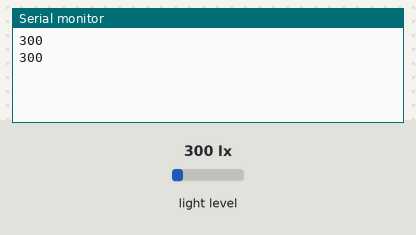
The sketch below on a simulated Arduino Uno, built with avr-gcc and run on an emulated ATmega328P. Shown: the last lines printed to the serial monitor. Wiring (inferred from the names in the program): BH1750 light sensor at I2C address 0x23. The inputs (shaded band) are chosen by the test bench; at power-on: light level 300 lx.

Above: at 2.9 s.
3.0 s: light level set to 40 lx
At 4.2 s:
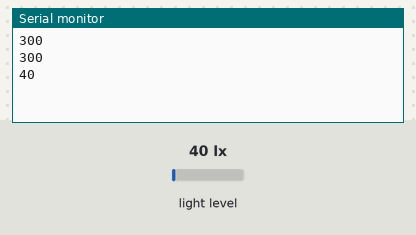
4.7 s: light level set to 500 lx
At 6.5 s:
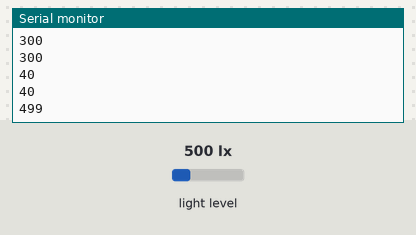
Timing chart, 0 to 8.0 s (numbered marks = the images above; inputs shaded):
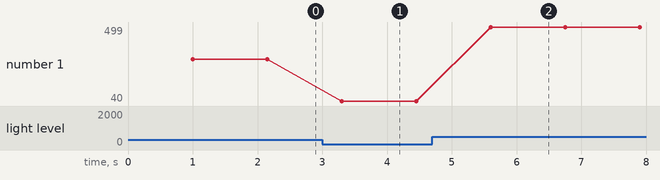

The sketch:

GY30.ino
```cpp
#include <Wire.h> //IIC库
#include <math.h>

int BH1750address = 0x23;//芯片地址为16位23
byte buff[2];
void setup()

{
  Wire.begin();
  Serial.begin(9600);
}

void loop()
{
 int i;
 uint16_t val=0;
 BH1750_Init(BH1750address);
 delay(1000);
 if(2==BH1750_Read(BH1750address))
  {
   val=((buff[0]<<8)|buff[1])/1.2;
   Serial.println(val,DEC);
  // Serial.println("[lx]");
  }
 delay(150);
}

int BH1750_Read(int address) //
{
  int i=0;
  Wire.beginTransmission(address);
  Wire.requestFrom(address, 2);
  while(Wire.available()) //
  {
    buff[i] = Wire.read();  // read one byte
    i++;
  }
  Wire.endTransmission();
  return i;
}

void BH1750_Init(int address)
{
  Wire.beginTransmission(address);
  Wire.write(0x10);//1lx reolution 120ms
  Wire.endTransmission();
}
```

Measured:
- after the input at 3.0 s, the serial monitor: prints a new line after 0.30 s (image 1)
- after the input at 4.7 s, the serial monitor: prints a new line after 0.90 s (image 2)
- plotted number 1: 300 → 40 after the input at 3.0 s, 40 → 499 after the input at 4.7 s
